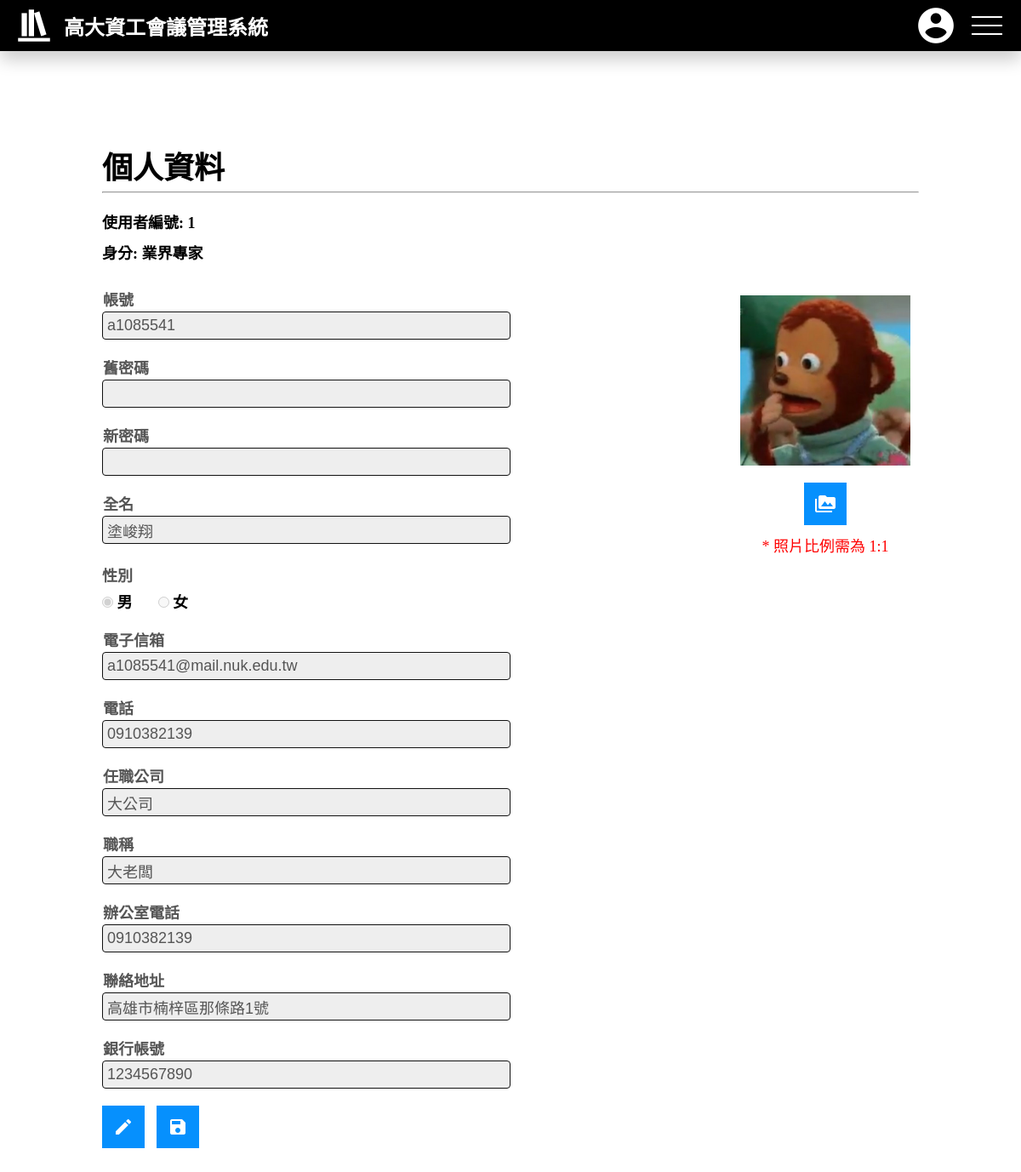
Screenshot of /profile.php (signed in) with the database file from the repository.
### profile.php (the view, shortened to what this page needs)
<!DOCTYPE html>
<html lang="zh-TW">
<head>
  <link rel="stylesheet" href="src/css/style.css">
  <link rel="stylesheet" href="src/css/profile.css">
</head>
<body>
  <?php
  include("components/navigation.php");
  ?>
  <?php
  include("src/php/sql_connect.inc.php");
  $id = $_SESSION["loginMember"]["使用者編號"];
  $qry = "SELECT * FROM `使用者` WHERE `使用者編號`= $id;";
  $select = $sql_qry->query($qry);
  $result = $select->fetch(PDO::FETCH_ASSOC);
  ?>
  <h2 id="page_title">個人資料</h2>
  <hr id="page_hr">
  <div id="main_container">
    <div id="form_area">
      <form action="src/php/change_member_info.php" method="post">
        <div id="number">使用者編號: <?php echo $result["使用者編號"] ?></div>
        <div id="identity">身分: <?php echo $_SESSION["identity"] ?></div>
        <div class="input_area">
          <input class="input" id="account" name="account" type="text" value=<?php echo $result["帳號"] ?> required disabled>
          <span class="label">帳號</span>
        </div>
        <div class="input_area">
          <input class="input" id="old_password" name="oldPassword" type="password" required disabled>
          <span class="label">舊密碼</span>
        </div>
        <div class="input_area">
          <input class="input" id="new_password" name="newPassword" type="password" required disabled>
          <span class="label">新密碼</span>
        </div>
        <div class="input_area">
          <input class="input" id="name" name="name" type="text" value="<?php echo $result["姓名"] ?>" required disabled>
          <span class="label">全名</span>
        </div>
        <div class="radio_btn_area">
          <span class="label">性別</span>
          <div class="container">
            <?php if ($result["性別"] == "男") : ?>
              <div>
                <input class="input" id="gender_male" name="gender" type="radio" value="男" disabled checked="true">
                <span>男</span>
              </div>
              <div>
                <input class="input" id="gender_female" name="gender" type="radio" value="女" disabled>
                <span>女</span>
              </div>
            <?php endif; ?>
          </div>
        </div>
        <div class="input_area">
          <input class="input" id="email" name="email" type="email" value=<?php echo $result["Email"] ?> required disabled>
          <span class="label">電子信箱</span>
        </div>
        <div class="input_area">
          <input class="input" id="tel" name="phone" type="tel" value=<?php echo $result["個人電話"] ?> required disabled>
          <span class="label">電話</span>
        </div>
        <?php if ($_SESSION["identity"] == "業界專家") : ?>
          <?php
          $qry = "SELECT * FROM `業界專家` WHERE `使用者編號`= $id;";
          $select = $sql_qry->query($qry);
          $result = $select->fetch(PDO::FETCH_ASSOC);
          ?>
          <div class="input_area">
            <input class="input" id="expert_company" name="industryExpertCompanyInput" type="text" value=<?php echo $result["任職公司"] ?> required disabled>
            <span class="label">任職公司</span>
          </div>
          <div class="input_area">
            <input class="input" id="expert_title" name="industryExpertTitleInput" type="text" value=<?php echo $result["職稱"] ?> required disabled>
            <span class="label">職稱</span>
          </div>
          <div class="input_area">
            <input class="input" id="expert_tel" name="industryExpertTelInput" type="text" value=<?php echo $result["辦公室電話"] ?> required disabled>
            <span class="label">辦公室電話</span>
          </div>
          <div class="input_area">
            <input class="input" id="expert_addr" name="industryExpertAddrInput" type="text" value=<?php echo $result["聯絡地址"] ?> required disabled>
            <span class="label">聯絡地址</span>
          </div>
          <div class="input_area">
            <input class="input" id="expert_bank" name="industryExpertBankInput" type="text" value=<?php echo $result["銀行帳號"] ?> required disabled>
            <span class="label">銀行帳號</span>
          </div>
        <?php endif; ?>
        <div id="btn_area">
          <button class="btn" id="edit_btn" type="button">
            <span class="material-icons">edit</span>
          </button>
          <button class="btn" id="save_btn" type="submit">
            <span class="material-icons">save</span>
          </button>
        </div>
      </form>
    </div>
    <div id="photo_area">
      <img src="src/user_photo/1.png">
      <button class="btn" href="#">
        <span class="material-icons">perm_media</span>
      </button>
      <span id="hint">* 照片比例需為 1:1</span>
    </div>
  </div>
</body>
</html>

### components/navigation.php (shortened to what this page needs)
<nav>
  <div id="nav_start">
    <a href="/mms.csie.nuk.edu.tw/homepage.php">
      <img src="/mms.csie.nuk.edu.tw/src/images/logo-icon.png">
      <h1>高大資工會議管理系統</h1>
    </a>
  </div>
  <div id="nav_end">
    <img id="user_photo" src="/mms.csie.nuk.edu.tw/src/images/account-circle.png">
    <div class="menuToggle"></div>
  </div>
</nav>
<ul id="nav_menu">
  <li><a href="/mms.csie.nuk.edu.tw/profile.php">
      <span>My Profile</span>
    </a></li>
</ul>

### src/css/style.css (style rules this page uses)
* { margin: 0; padding: 0; -webkit-box-sizing: border-box; box-sizing: border-box; }
nav { z-index: 101; width: 100%; height: 60px; padding: 0 15px; position: fixed; top: 0; left: 0; right: 0; background-color: #000; -webkit-box-shadow: 0 10px 20px rgba(0, 0, 0, 0.2); box-shadow: 0 10px 20px rgba(0, 0, 0, 0.2); display: -webkit-box; display: -ms-flexbox; display: flex; -webkit-box-pack: justify; -ms-flex-pack: justify; justify-content: space-between; -webkit-box-align: center; -ms-flex-align: center; align-items: center; }
nav #nav_start a { display: -webkit-box; display: -ms-flexbox; display: flex; -webkit-box-align: center; -ms-flex-align: center; align-items: center; text-decoration: none; }
nav #nav_start a h1 { padding: 10px; color: #fff; }
nav #nav_end { display: -webkit-box; display: -ms-flexbox; display: flex; -webkit-box-align: center; -ms-flex-align: center; align-items: center; }
nav #nav_end #user_photo { width: 50px; height: 50px; margin: 5px 10px; border-radius: 50%; }
nav #nav_end .menuToggle { width: 50px; height: 50px; margin: 5px 0; cursor: pointer; display: -webkit-box; display: -ms-flexbox; display: flex; -webkit-box-pack: center; -ms-flex-pack: center; justify-content: center; -webkit-box-align: center; -ms-flex-align: center; align-items: center; }
nav #nav_end .menuToggle::before { content: ''; width: 36px; height: 2px; position: absolute; background-color: #fff; -webkit-transform: translateY(-10px); transform: translateY(-10px); -webkit-box-shadow: 0 10px #fff; box-shadow: 0 10px #fff; -webkit-transition: 0.5s; transition: 0.5s; }
nav #nav_end .menuToggle::after { content: ''; width: 36px; height: 2px; position: absolute; background-color: #fff; -webkit-transform: translateY(10px); transform: translateY(10px); -webkit-transition: 0.5s; transition: 0.5s; }
#nav_menu { z-index: 100; width: 200px; height: 0px; padding: 15px 0; background-color: #fff; border: 1px solid rgba(0, 0, 0, 0.2); border-radius: 5px; position: fixed; top: 0; right: 0; display: -webkit-box; display: -ms-flexbox; display: flex; -webkit-box-orient: vertical; -webkit-box-direction: normal; -ms-flex-direction: column; flex-direction: column; -webkit-box-pack: justify; -ms-flex-pack: justify; justify-content: space-between; overflow: hidden; -webkit-transition: 0.5s; transition: 0.5s; }
#nav_menu li { list-style: none; }
#nav_menu li a { display: -webkit-box; display: -ms-flexbox; display: flex; -webkit-box-align: center; -ms-flex-align: center; align-items: center; padding: 10px 10px; font-size: 1em; text-decoration: none; color: #555; -webkit-transition: 0.25s; transition: 0.25s; }
#page_title { margin: 150px 10vw 5px; font-size: 36px; }
#page_hr { margin: 0 10vw 20px; }
.btn { width: 50px; height: 50px; position: relative; background-color: #0690fd; color: #fff; font-size: 24px; border: 0px; text-decoration: none; display: inline-block; cursor: pointer; -webkit-transition: 0.5s; transition: 0.5s; }
.btn .material-icons { width: 50px; height: 50px; position: absolute; top: 0; left: 0; display: -webkit-box; display: -ms-flexbox; display: flex; -webkit-box-pack: center; -ms-flex-pack: center; justify-content: center; -webkit-box-align: center; -ms-flex-align: center; align-items: center; }

### rows the page displays
使用者: 使用者編號 "1", account "a1085541", name "塗峻翔", email "a1085541@mail.nuk.edu.tw", phone "0910382139"
業界專家: industryExpertCompanyInput "大公司", industryExpertTitleInput "大老闆", industryExpertTelInput "0910382139", industryExpertAddrInput "高雄市楠梓區那條路1號", industryExpertBankInput "1234567890"

### other values shown
$_SESSION["identity"] "業界專家"
